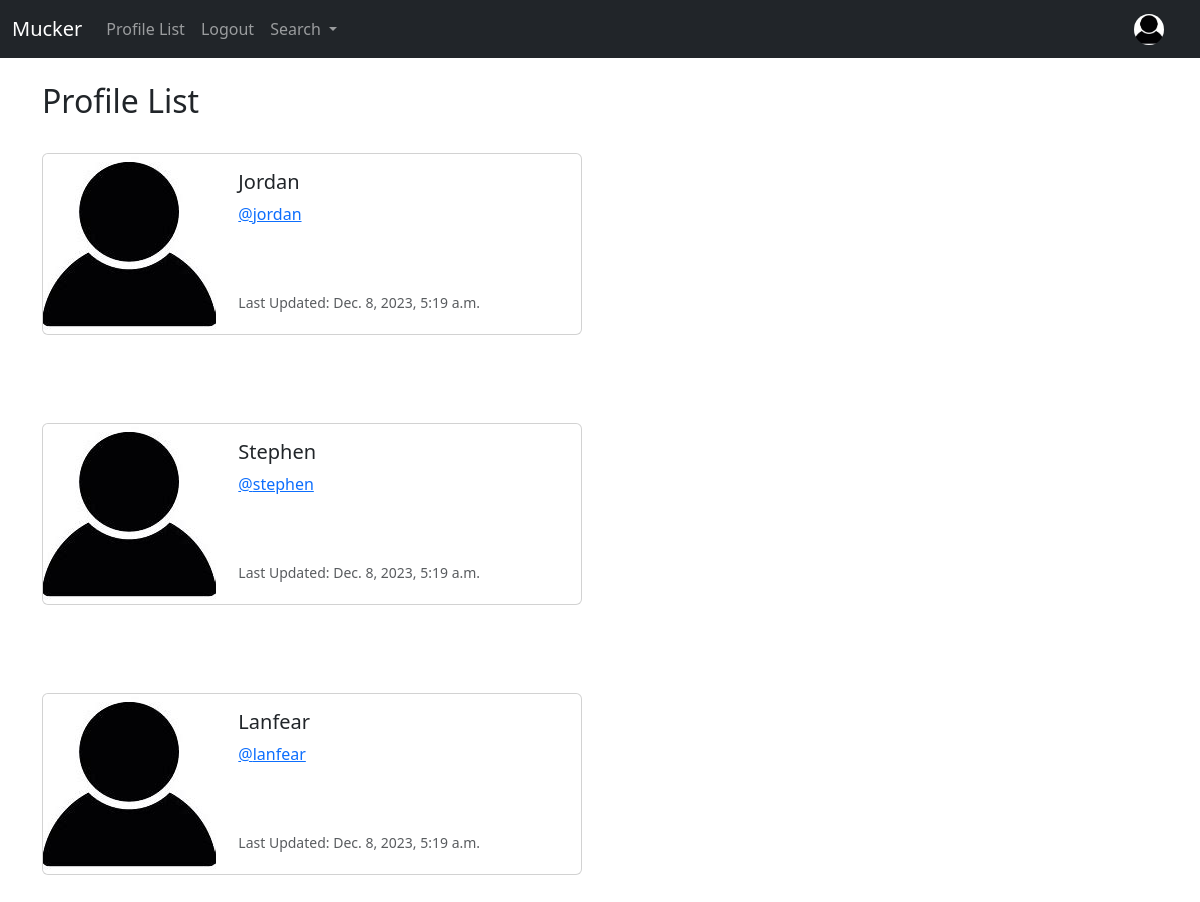
Before: /profile_list/ (signed in) with the older database file.
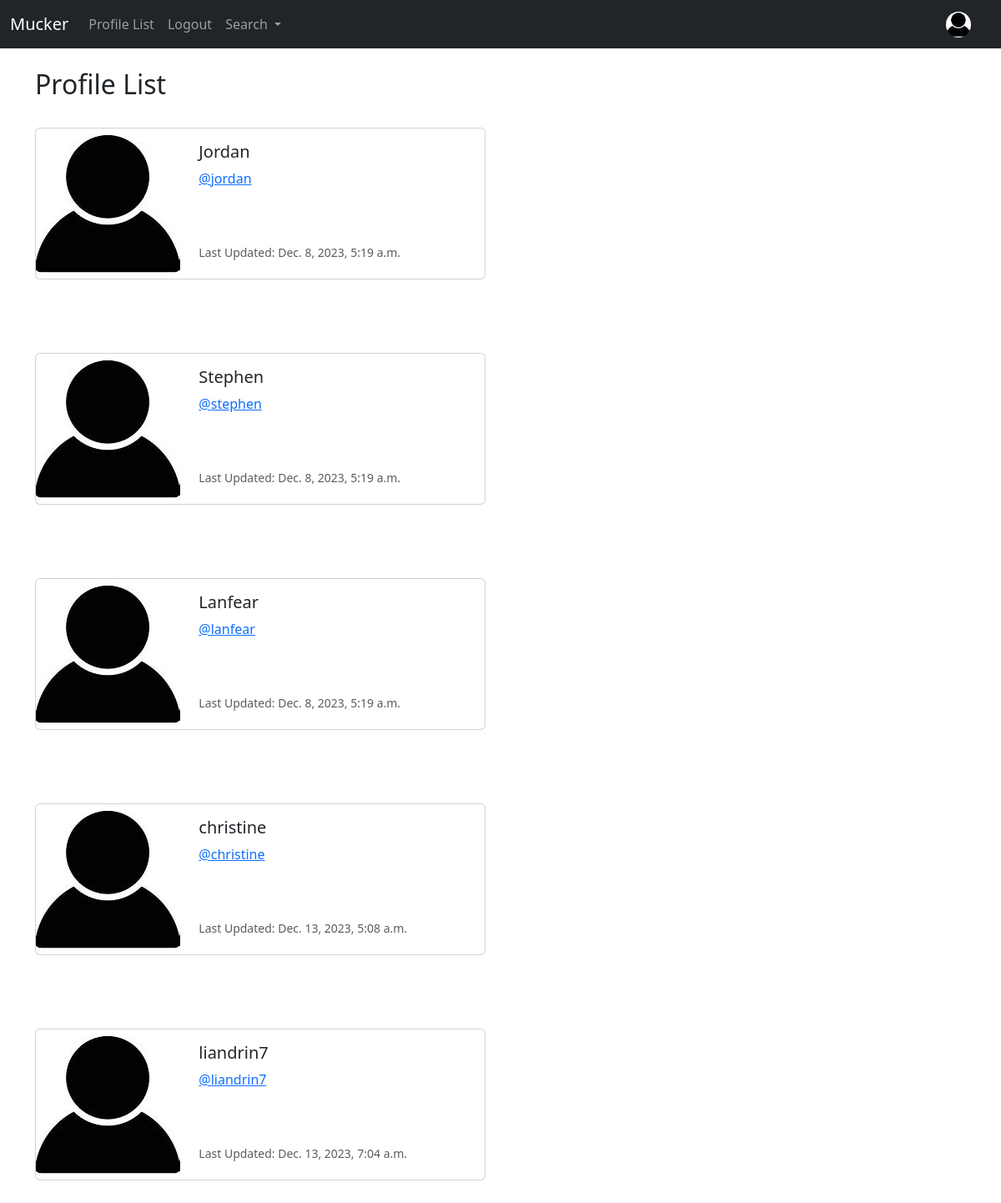
After: the same page with the newer database file.
### musker/models.py (models this page shows, shortened)
class Profile(models.Model):
	user = models.OneToOneField(User, on_delete=models.CASCADE)
	follows = models.ManyToManyField("self",
		related_name = "followed_by",
		symmetrical = False,
		blank = True)
	date_modifed = models.DateTimeField(User, auto_now = True)
	profile_image = models.ImageField(null=True, blank=True, upload_to="images/")
	profile_bio = models.CharField(null = True, blank=True, max_length=500)
	homepage_link = models.CharField(null = True, blank=True, max_length=100)
	facebook_link = models.CharField(null = True, blank=True, max_length=100)
	instagram_link = models.CharField(null = True, blank=True, max_length=100)
	linkedin_link = models.CharField(null = True, blank=True, max_length=100)

### musker/views.py (the view)
# urls.py: path('profile_list/',views.profile_list, name= 'profile_list'),
def profile_list(request):
	if request.user.is_authenticated:
		profiles = Profile.objects.exclude(user = request.user)
		return render(request, 'profile_list.html',
			{"profiles": profiles})
	else:
		messages.success(request,("You must be logged in to view this page.."))
		return redirect('home')

### musker/templates/profile_list.html
{% extends 'base.html' %}
{% load static %}
{% block content%}
	<h2>Profile List</h2><br/>
	{% if profiles %}
		{% for profile in profiles %}
			<div class="card mb-3" style="max-width: 540px;">
			  <div class="row g-0">
			    <div class="col-md-4">
			    	{% if profile.profile_image %}
			    		<img src="{{ profile.profile_image.url }}" width="200"
			    		height="200" class="img-fluid rounded-start" alt="{{ profile.user.username }}">
			    	{% else %}
			      	<img src="{% static 'images/pp.jpg' %}" class="img-fluid rounded-start" alt="Profile Image">
			      {% endif %}
			    </div>
			    <div class="col-md-8">
			      <div class="card-body">
			        <h5 class="card-title">{{ profile.user.username }}</h5>
			        <p class="card-text">
			        	<a href="{% url 'profile' profile.user.id %}">@{{ profile.user.username | lower }}</a>
			        </p><br/><br/>
			        <p class="card-text"><small class="text-body-secondary">Last Updated: {{ profile.date_modifed }}</small></p>
			      </div>
			    </div>
			  	</div>
			</div>
			<br/>
			<br/><br/>
		{% endfor %}
	{% endif %}
{% endblock %}

Changed rows visible on the page:
added Profile: user.username "christine", date_modifed "Dec. 13, 2023, 5:08 a.m."
added Profile: user.username "liandrin7", date_modifed "Dec. 13, 2023, 7:04 a.m."
